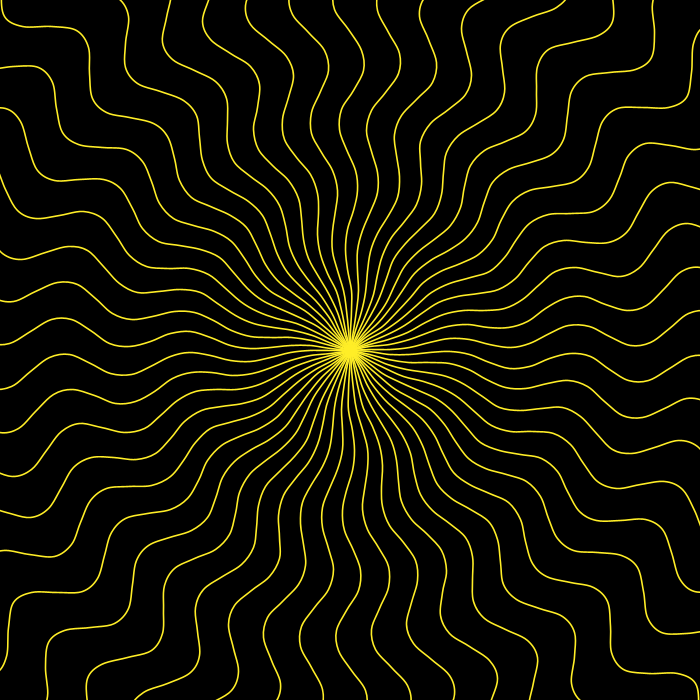
Frame 1 (no input)
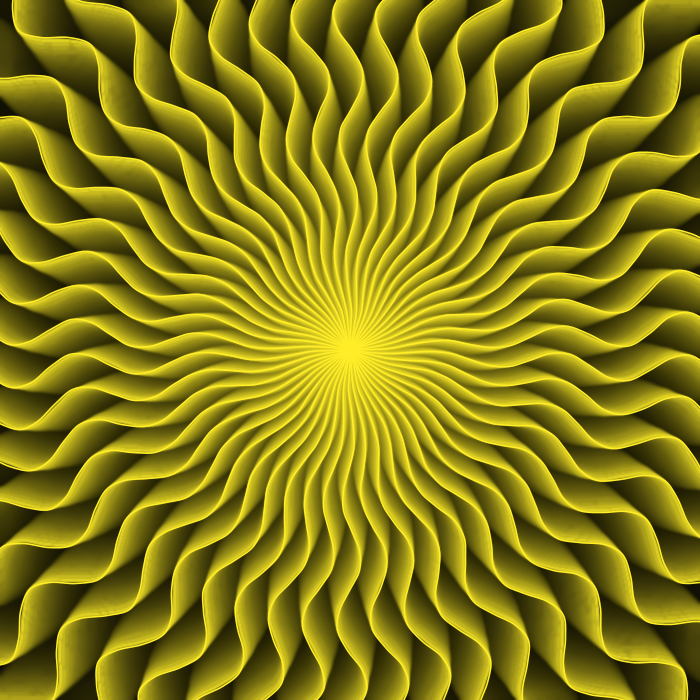
Frame 60 (the mouse pressed at the canvas centre just before this capture)
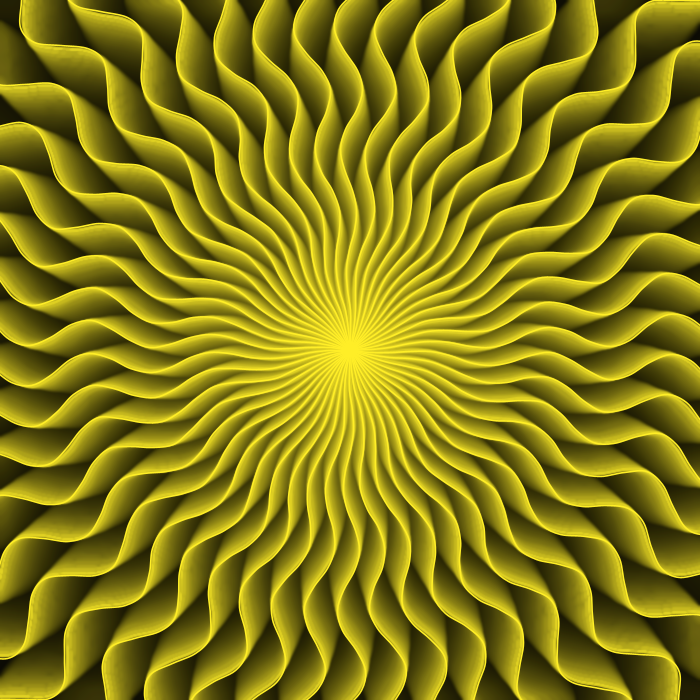
Frame 120 (the mouse held since frame 60 and released just before this capture)

The Processing sketch that drew these frames (run headless with seeded random() and noise(); from frame 60 on, the mouse is pressed at the canvas centre):

// Processing sketch: processing_142528
// ── processing_142528.pde

float theta=0;

void setup() {
  size(700, 700);
  background(0);
  smooth();
  colorMode(HSB);
}

void draw() {
  noStroke();
  fill(0,30);
  filter(DILATE);
  filter(BLUR,0.6);
  rect(0, 0, width, height);
  strokeWeight(1.6);
  theta+=0.2;
  int n=50;
  int kom=30;
  float angle=(2*PI)/n;
  noFill();
  stroke(230);

  translate(width/2, height/2);
  for (int j=0;j<n;j++) {
    beginShape();
    pushMatrix();
    rotate((angle*j));
    for (int i=-1;i<kom;i++) {
      float c=map(i*j, 0, 36*30, 0, 300);
      stroke(#FFEE27);
      curveVertex(sin(theta-i)*i, i*20);
    }
    endShape();
    popMatrix();
  }
}
